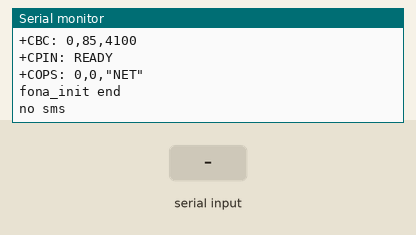
This sketch was run on a simulated Arduino Mega 2560, built with avr-gcc and run on an emulated ATmega2560. On the bench: the last lines printed to the serial monitor. The test bench sets the inputs (shaded band). The modem accepts every AT command (registered, SIM ready, sends succeed) and sends nothing else.

Above: at 2.2 s.
2.3 s: "OK\n" received over the second serial link
At 3.8 s:
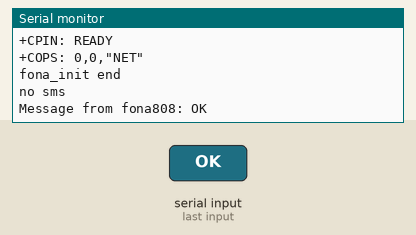
4.5 s: "+CPIN: SIM PIN\n" received over the second serial link
At 5.8 s:
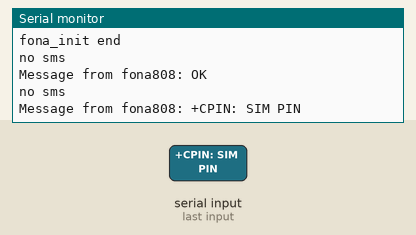
6.5 s: "+CPIN: READY\n" received over the second serial link
At 7.6 s:
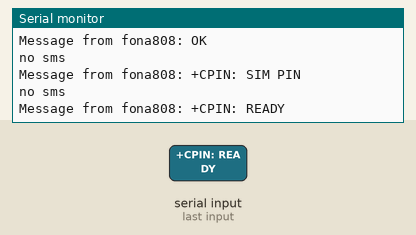
8.5 s: "Call Ready\n" received over the second serial link
At 9.8 s:
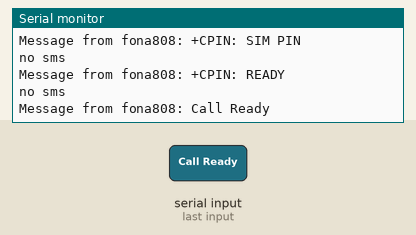
10.5 s: "SMS Ready\n" received over the second serial link
At 11.8 s:
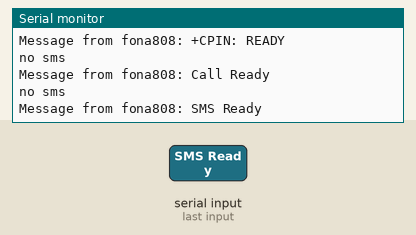
12.5 s: "90,45\n" received over the second serial link
At 13.7 s:
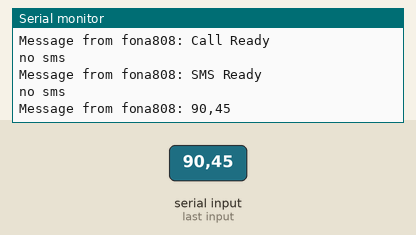

Measured:
- after the input at 2.3 s, the serial monitor: prints a new line after 0.72 s (image 1)
- after the input at 4.5 s, the serial monitor: prints a new line after 0.53 s (image 2)
- after the input at 6.5 s, the serial monitor: prints a new line after 0.53 s (image 3)
- after the input at 8.5 s, the serial monitor: prints a new line after 0.53 s (image 4)
- after the input at 10.5 s, the serial monitor: prints a new line after 0.54 s (image 5)
- after the input at 12.5 s, the serial monitor: prints a new line after 0.54 s (image 6)

The sketch:

teefn.ino
```cpp
#include "Wire.h"

/*******************************************************************/
int fona_read(char *msg, size_t msz, size_t *len)
{
  unsigned char c;

  if(*len >= msz) return(-1);

  while(Serial1.available()) {
    c=(unsigned char)Serial1.read();
//    Serial.println(c);
    if((c != '\r') && (c != '\n')) {
      *(msg+*len)=c;
      (*len)++;
      if(*len >= msz) return(1);
    } else if(c == '\n') return(1);
  }

  return(0);
}

int fona_cmd(char *cmd, char *rsp, size_t rsz)
{
  int rval=-1,ret;
  size_t len;
  char *p,msg[1024];


  if(rsz <= 1) return(-1);
  *rsp='\0';

  Serial1.write(cmd,strlen(cmd));

  len=0;
  for(;;) {
    if((ret=fona_read(msg,sizeof(msg)-1,&len)) == 1) {
      msg[len]='\0';
//      Serial.println(msg);
      if(strcmp(msg,"OK") == 0) break;
      p=msg;
      while(*p) {
        if(isspace(*p)) p++;
        else break;
      }
      if(*p != '\0') {
        strncpy(rsp,p,rsz);
//        Serial.println(msg);
      }
      len=0;
    } else if(ret != 0) goto end;
  }

  rval=0;

end:

  return(rval);
}

int fona_init(void)
{
  int rval=-1,setpin=0,ret;
  int cpinok=0,pinready=0,callready=0,smsready=0;
  char *at;
  char msg[1024]={0};
  size_t len;

  Serial.println("fona_init begin");

  at=(char*)"AT\n";
  if(fona_cmd(at,msg,sizeof(msg)) != 0) goto end;
  Serial.println(msg);
  at=(char*)"ATE0\n";
  if(fona_cmd(at,msg,sizeof(msg)) != 0) goto end;
  Serial.println(msg);
  at=(char*)"AT+COPS?\n";
  if(fona_cmd(at,msg,sizeof(msg)) != 0) goto end;
  Serial.println(msg);
  at=(char*)"AT+CBC\n";
  if(fona_cmd(at,msg,sizeof(msg)) != 0) goto end;
  Serial.println(msg);

  at=(char*)"AT+CPIN?\n";
  if(fona_cmd(at,msg,sizeof(msg)) != 0) goto end;
  Serial.println(msg);

  if(strcmp(msg,"+CPIN: SIM PIN") == 0) setpin=1;

  if(setpin == 1) {
Serial.println("pin processing begin");
    at=(char*)"AT+CPIN=3001\n";


//    if(fona_cmd(at,msg,sizeof(msg)) != 0) goto end;
//    Serial.println(msg);

    Serial1.write(at,strlen(at));
    len=0;
    for(;;) {
      if((ret=fona_read(msg,sizeof(msg)-1,&len)) == 1) {
        msg[len]='\0';
        if(*msg != '\0') {
          Serial.println(msg);
        }
        if(strcmp(msg,"OK") == 0) cpinok=1;
        else if(strcmp(msg,"+CPIN: READY") == 0) pinready=1;
        else if(strcmp(msg,"Call Ready") == 0) callready=1;
        else if(strcmp(msg,"SMS Ready") == 0) smsready=1;
        if((cpinok == 1) && (pinready == 1) && (callready == 1) && (smsready == 1)) break;
        len=0;
      } else if(ret != 0) goto end;
    }
Serial.println("pin processing end");
  }

  at=(char*)"AT+COPS?\n";
  if(fona_cmd(at,msg,sizeof(msg)) != 0) goto end;
  Serial.println(msg);

  at=(char*)"AT+CMGF=1\n";
  if(fona_cmd(at,msg,sizeof(msg)) != 0) goto end;
  Serial.println(msg);

  at=(char*)"AT+CMGL=\"ALL\"\n";
  if(fona_cmd(at,msg,sizeof(msg)) != 0) goto end;
  Serial.println(msg);

  at=(char*)"AT+CMGDA=\"DEL ALL\"\n";
  if(fona_cmd(at,msg,sizeof(msg)) != 0) goto end;
  Serial.println(msg);

  rval=0;

end:

  Serial.println("fona_init end");

  return(rval);
}

void setup()
{
  Serial.begin(115200);
  Serial1.begin(115200);

  Wire.begin();

  delay(1000);

  fona_init();
}

int smscmdproc(char *sms)
{
  static unsigned long xx=0;

  if(strlen(sms) > 20) {
    sms=sms+strlen(sms)-20;
  }

  xx++;
  Serial.print(xx);
  Serial.print("Sending msg ");
  Serial.println(sms);
  Wire.beginTransmission(17);
  Wire.write(sms);
//  Wire.write(sms+strlen(sms)-20);
  Wire.write(0);
  Wire.endTransmission(1);

  return(0);
}

void loop()
{
  int ret,smsi;
  char *at,msg[1024]={0},sms[32];
  size_t len;

  delay(1000);
//  Serial.println("loop");
//  smscmdproc("xxxxxxxxxx xxxxxxxxxx test i2c message");

  len=0;
  if((ret=fona_read(msg,sizeof(msg)-1,&len)) != 1) {
    msg[len]='\0';
    at=(char*)"AT+CMGL=\"ALL\"\n";
    if(fona_cmd(at,msg,sizeof(msg)) != 0) {
      return;
    }
    if(*msg == '\0') {
      Serial.println("no sms");
    } else {
      Serial.println(msg);
    }
    return;
  }

//  Serial.println(msg);

  at=(char*)"+CMTI: \"SM\",";
  if(strncmp(msg,at,strlen(at)) == 0) {
    smsi=atoi(msg+strlen(at));
    sprintf(sms,"AT+CMGR=%d\n",smsi);
    at=(char*)sms;
//Serial.print("get sms cmd: ");
//Serial.println(at);
    if(fona_cmd(at,msg,sizeof(msg)) == 0) {
      Serial.print("get sms data: ");
      Serial.println(msg);
      smscmdproc(msg);
    }
    sprintf(sms,"AT+CMGD=%d,0\n",smsi);
    at=(char*)sms;
//Serial.print("del sms cmd: ");
//Serial.println(at);
    if(fona_cmd(at,msg,sizeof(msg)) != 0) {
      return;
    }
    Serial.println(msg);
  } else {
    Serial.print("Message from fona808: ");
    Serial.println(msg);
  }

}
```
